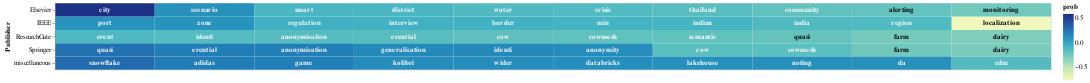

Notebook code for this chart:
### Code cell
# Select the top terms for each PDF
top_terms_df_publisher = result_df_publisher.groupby('Publisher').head(10)

# Add a small random value to 'idf_value' for better visualization
top_terms_df_publisher['c'] = top_terms_df_publisher['prob'] + np.random.rand(top_terms_df_publisher.shape[0]) * 0.0001

# Create a base chart
base = alt.Chart(top_terms_df_publisher).encode(
    x=alt.X('rank:O', axis=None),  # Use rank for x-axis
    y='Publisher:N',
    color=alt.Color('prob:Q', scale=alt.Scale(scheme='viridis')),
    text='topic_word:N'  # Corrected column name to 'topic_word'
).transform_window(
    rank="rank()",
    sort=[alt.SortField("prob", order="descending")],
    groupby=["Publisher"]
)

# Create a heatmap
heatmap = base.mark_rect().encode(
    color='prob:Q',
)

# Create text labels with conditional color
text = base.mark_text(baseline='middle', fontWeight='bold').encode(
    text='topic_word:N',
    color=alt.condition(alt.datum.prob >= -0.2, alt.value('white'), alt.value('black'))
)

# Display the heatmap and text labels
chart_lda_publisher = (heatmap + text).properties(width=1500)
chart_lda_publisher

### Figure 1 — Vega-Lite specification as saved in the notebook (floating-point values rounded to 4 significant figures)
{"config": {"view": {"continuousWidth": 300, "continuousHeight": 300}}, "layer": [{"mark": {"type": "rect"}, "encoding": {"color": {"field": "prob", "type": "quantitative"}, "text": {"field": "topic_word", "type": "nominal"}, "x": {"axis": null, "field": "rank", "type": "ordinal"}, "y": {"field": "Publisher", "type": "nominal"}}, "transform": [{"window": [{"op": "rank", "field": "", "as": "rank"}], "groupby": ["Publisher"], "sort": [{"field": "prob", "order": "descending"}]}]}, {"mark": {"type": "text", "baseline": "middle", "fontWeight": "bold"}, "encoding": {"color": {"condition": {"test": "(datum.prob >= -0.2)", "value": "white"}, "value": "black"}, "text": {"field": "topic_word", "type": "nominal"}, "x": {"axis": null, "field": "rank", "type": "ordinal"}, "y": {"field": "Publisher", "type": "nominal"}}, "transform": [{"window": [{"op": "rank", "field": "", "as": "rank"}], "groupby": ["Publisher"], "sort": [{"field": "prob", "order": "descending"}]}]}], "data": {"name": "data-1bb969cc86a566aaa3b6f1a9461ee965"}, "width": 1500, "$schema": "https://vega.github.io/schema/vega-lite/v5.15.1.json", "datasets": {"data-1bb969cc86a566aaa3b6f1a9461ee965": [{"Publisher": "IEEE", "topic_word": "localization", "prob": -0.7619, "c": -0.7619}, {"Publisher": "IEEE", "topic_word": "region", "prob": -0.1381, "c": -0.138}, {"Publisher": "IEEE", "topic_word": "india", "prob": -0.1317, "c": -0.1317}, {"Publisher": "IEEE", "topic_word": "port", "prob": 0.1008, "c": 0.1008}, {"Publisher": "IEEE", "topic_word": "zone", "prob": 0.0932, "c": 0.09329}, {"Publisher": "IEEE", "topic_word": "indian", "prob": -0.0931, "c": -0.09308}, {"Publisher": "IEEE", "topic_word": "min", "prob": -0.0795, "c": -0.07947}, {"Publisher": "IEEE", "topic_word": "border", "prob": -0.0723, "c": -0.07226}, {"Publisher": "IEEE", "topic_word": "interview", "prob": -0.0722, "c": -0.07211}, {"Publisher": "IEEE", "topic_word": "regulation", "prob": -0.0628, "c": -0.06274}, {"Publisher": "Springer", "topic_word": "dairy", "prob": -0.2718, "c": -0.2718}, {"Publisher": "Springer", "topic_word": "quasi", "prob": 0.2605, "c": 0.2605}, {"Publisher": "Springer", "topic_word": "farm", "prob": -0.2455, "c": -0.2454}, {"Publisher": "Springer", "topic_word": "erential", "prob": 0.2025, "c": 0.2025}, {"Publisher": "Springer", "topic_word": "anonymisation", "prob": 0.1946, "c": 0.1946}, {"Publisher": "Springer", "topic_word": "cowmesh", "prob": -0.1754, "c": -0.1754}, {"Publisher": "Springer", "topic_word": "cow", "prob": -0.1723, "c": -0.1722}, {"Publisher": "Springer", "topic_word": "generalisation", "prob": 0.1451, "c": 0.1452}, {"Publisher": "Springer", "topic_word": "identi", "prob": 0.1448, "c": 0.1449}, {"Publisher": "Springer", "topic_word": "anonymity", "prob": 0.1312, "c": 0.1313}, {"Publisher": "ResearchGate", "topic_word": "dairy", "prob": -0.2912, "c": -0.2912}, {"Publisher": "ResearchGate", "topic_word": "farm", "prob": -0.2629, "c": -0.2629}, {"Publisher": "ResearchGate", "topic_word": "quasi", "prob": -0.2074, "c": -0.2074}, {"Publisher": "ResearchGate", "topic_word": "semantic", "prob": -0.1919, "c": -0.1919}, {"Publisher": "ResearchGate", "topic_word": "cowmesh", "prob": -0.1879, "c": -0.1878}, {"Publisher": "ResearchGate", "topic_word": "cow", "prob": -0.1846, "c": -0.1846}, {"Publisher": "ResearchGate", "topic_word": "erential", "prob": -0.1612, "c": -0.1611}, {"Publisher": "ResearchGate", "topic_word": "anonymisation", "prob": -0.1549, "c": -0.1548}, {"Publisher": "ResearchGate", "topic_word": "identi", "prob": -0.1437, "c": -0.1437}, {"Publisher": "ResearchGate", "topic_word": "erent", "prob": -0.1256, "c": -0.1256}, {"Publisher": "Elsevier", "topic_word": "city", "prob": 0.5868, "c": 0.5869}, {"Publisher": "Elsevier", "topic_word": "monitoring", "prob": -0.2462, "c": -0.2461}, {"Publisher": "Elsevier", "topic_word": "alerting", "prob": -0.2051, "c": -0.205}, {"Publisher": "Elsevier", "topic_word": "community", "prob": -0.1886, "c": -0.1886}, {"Publisher": "Elsevier", "topic_word": "thailand", "prob": -0.1624, "c": -0.1624}, {"Publisher": "Elsevier", "topic_word": "crisis", "prob": -0.1355, "c": -0.1355}, {"Publisher": "Elsevier", "topic_word": "water", "prob": -0.1335, "c": -0.1334}, {"Publisher": "Elsevier", "topic_word": "scenario", "prob": 0.1079, "c": 0.1079}, {"Publisher": "Elsevier", "topic_word": "district", "prob": -0.1049, "c": -0.1049}, {"Publisher": "Elsevier", "topic_word": "smart", "prob": -0.1039, "c": -0.1038}, {"Publisher": "miscellaneous", "topic_word": "snowflake", "prob": 0.2761, "c": 0.2761}, {"Publisher": "miscellaneous", "topic_word": "adidas", "prob": 0.2024, "c": 0.2024}, {"Publisher": "miscellaneous", "topic_word": "game", "prob": 0.1929, "c": 0.1929}, {"Publisher": "miscellaneous", "topic_word": "cdm", "prob": -0.1468, "c": -0.1467}, {"Publisher": "miscellaneous", "topic_word": "kolibri", "prob": 0.1335, "c": 0.1335}, {"Publisher": "miscellaneous", "topic_word": "wider", "prob": 0.1324, "c": 0.1325}, {"Publisher": "miscellaneous", "topic_word": "databricks", "prob": 0.1224, "c": 0.1224}, {"Publisher": "miscellaneous", "topic_word": "lakehouse", "prob": 0.1163, "c": 0.1163}, {"Publisher": "miscellaneous", "topic_word": "noting", "prob": 0.1156, "c": 0.1157}, {"Publisher": "miscellaneous", "topic_word": "da", "prob": 0.1116, "c": 0.1116}]}}
